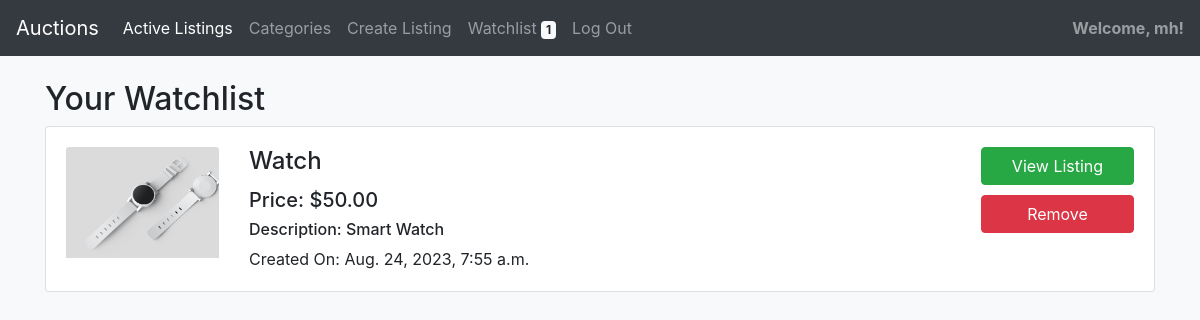
Screenshot of /watchlist (signed in) with the database file from the repository.
### auctions/models.py (models this page shows, shortened)
class User(AbstractUser):
    pass

class Watchlist(models.Model):
    listing = models.ForeignKey(Listing, on_delete=models.CASCADE, related_name="watchlists")
    watcher = models.ForeignKey(User, on_delete=models.CASCADE, related_name="watchlists")
    created = models.DateTimeField(auto_now_add=True)

class Listing(models.Model):
    title = models.CharField(max_length=64)
    description = models.TextField()
    starting_bid = models.DecimalField(max_digits=10, decimal_places=2)
    image_url = models.ImageField(null=True, blank=True, upload_to="images/")
    category = models.ForeignKey('Category', on_delete=models.CASCADE, related_name="listings")
    is_active = models.BooleanField(default=True)
    created_by = models.ForeignKey(User, on_delete=models.CASCADE, related_name="listings")
    created_on = models.DateTimeField(auto_now_add=True)

### auctions/views.py (the view)
# urls.py: path("watchlist", views.watchlist, name="watchlist"),
def watchlist(request):
    if request.user.is_authenticated:
        watchlist_items = Watchlist.objects.filter(watcher=request.user)
        watchlist_count = Watchlist.objects.filter(watcher=request.user).count()
        context = {
            "watchlist_items": watchlist_items,
            "watchlist_count": watchlist_count,
        }
        return render(request, "auctions/watchlist.html", context)
    else:
        return HttpResponseRedirect(reverse("login"))

### auctions/templates/auctions/watchlist.html
{% extends "auctions/layout.html" %}
{% block body %}
<h2>Your Watchlist</h2>
{% if watchlist_items %}
    {% for watchlist_item in watchlist_items %}
        <div class="card">
            <div class="card-body">
                <div class="row">
                    <div class="col-md-2">
                        <img src="{{ watchlist_item.listing.image_url.url }}" class="card-img-top" alt="listing image" width="100px">
                    </div>
                    <div class="col-md-8">
                        <h4 class="card-title">{{ watchlist_item.listing.title }}</h4>
                        <h5 class="card-text">Price: ${{ watchlist_item.listing.starting_bid }}</h5>
                        <h6 class="card-text">Description: {{ watchlist_item.listing.description }}</h6>
                        <p class="card-text">Created On: {{ watchlist_item.listing.created_on }}</p>
                    </div>
                    <div class="col-md-2">
                        <a href="{% url 'listing' watchlist_item.listing.id %}" class="btn btn-success btn-c">View Listing</a>
                        <a href="{% url 'remove_from_watchlist' watchlist_item.listing.id %}" class="btn btn-danger btn-c">Remove</a>
                    </div>
                </div>
            </div>
        </div>
    {% endfor %}
{% else %}
    <p>Your watchlist is empty.</p>
{% endif %}
{% endblock %}

### auctions/templates/auctions/layout.html (shortened to what this page needs)
{% load static %}
<!DOCTYPE html>
<html lang="en">
<head>
    <link rel="stylesheet" href="https://stackpath.bootstrapcdn.com/bootstrap/4.4.1/css/bootstrap.min.css"
>
    <link href="{% static 'auctions/styles.css' %}" rel="stylesheet">
</head>
<body>
    <nav class="navbar navbar-expand-lg navbar-dark bg-dark">
        <a class="navbar-brand" href="{% url 'index' %}">Auctions</a>
        <div class="collapse navbar-collapse" id="navbarText">
            <ul class="navbar-nav mr-auto">
                <li class="nav-item active">
                    <a class="nav-link" href="{% url 'index' %}">Active Listings</a>
                </li>
                <li class="nav-item">
                    <a class="nav-link" href="{% url 'categories' %}">Categories</a>
                </li>
                {% if user.is_authenticated %}
                <li class="nav-item">
                    <a class="nav-link" href="{% url 'create_listing' %}">Create Listing</a>
                </li>
                <li class="nav-item">
                    <a class="nav-link" href="{% url 'watchlist' %}">Watchlist <span class="badge badge-light">
                            {{ watchlist_count }}
                    </span></a>
                </li>
                <li class="nav-item">
                    <a class="nav-link" href="{% url 'logout' %}">Log Out</a>
                </li>
                {% endif %}
            </ul>
            {% if user.is_authenticated %}
            <span class="navbar-text">
                <strong>Welcome, {{ user.username }}!</strong>
            </span>
            {% else %}
            <span class="navbar-text">
                <strong>Welcome, Guest!</strong>
            </span>
            {% endif %}
        </div>
    </nav>
    <br>
    <div class="container">
        {% block body %}
        {% endblock %}
    </div>
</body>
</html>

### auctions/static/auctions/styles.css (style rules this page uses)
body { background-color: #f8f9fa; }
.btn-c { display: block !important; margin-bottom: 10px !important; width: 100% !important; }

### rows the page displays
User: username "mh"
Watchlist: listing.image_url (picture), listing "Watch", listing.starting_bid "50.00", listing.description "Smart Watch", listing.created_on "Aug. 24, 2023, 7:55 a.m."

### other values shown
{{ watchlist_count }} "1"
